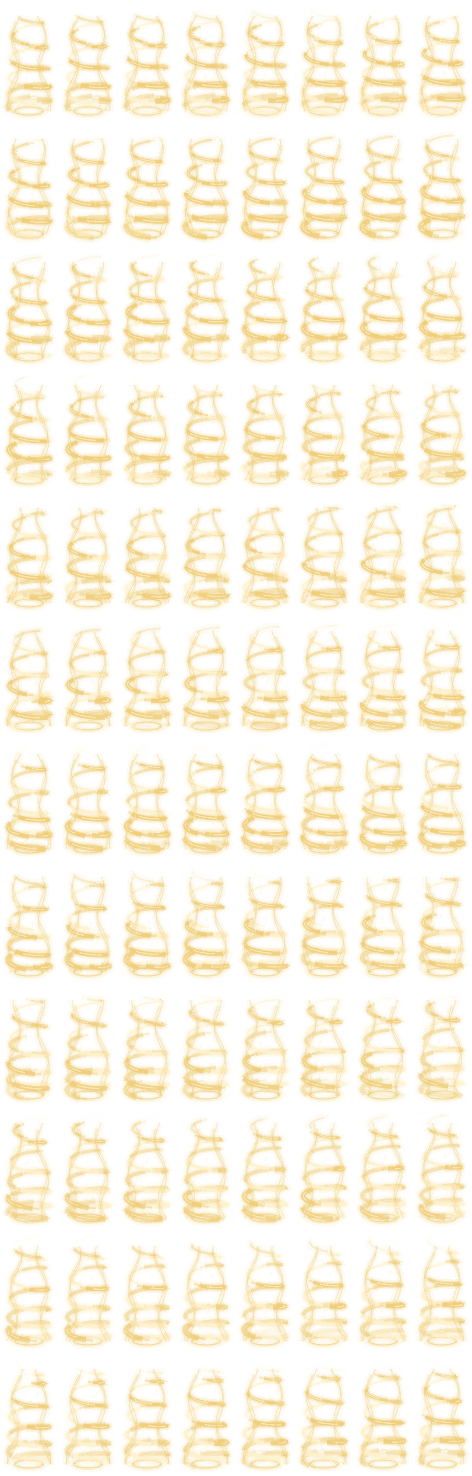
#> input picture client/effects/modern_atlas/meditation.png, 472 x 1476 px
$ python finalize.py
#> lines starting #> are read from the running program, lines starting #| are printed output that depends on the picture; after the words box and inside, x2 and y2 are one past the last pixel; in counts of white or black regions, pixels touching at a corner belong together
"""Run once immediately after bake.gd: straight alpha and a compact RGBA palette."""
from pathlib import Path
import numpy as np
from PIL import Image
path = Path(__file__).resolve().parents[2]/'client/effects/modern_atlas/meditation.png'
pixels = np.array(Image.open(path).convert('RGBA'))
#> pixels is the input picture: shape (1476, 472, 4); mean R, G, B, A 146.2, 129.7, 83.5, 57.7
alpha = pixels[:,:,3:4].astype(np.float32)
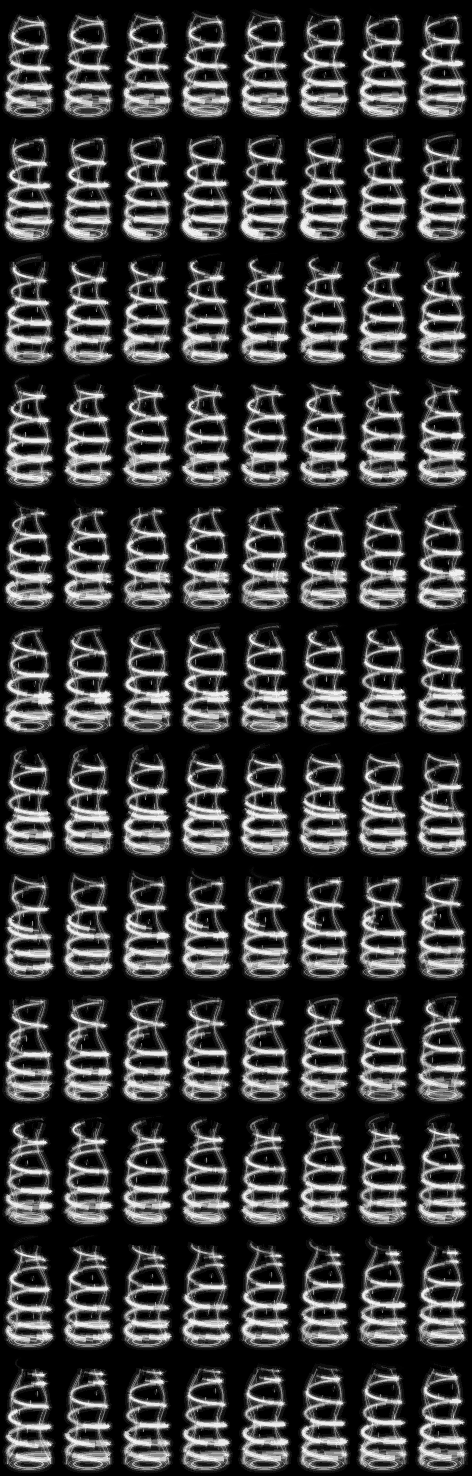
#> alpha: shape (1476, 472, 1) float32; min 0, max 242, mean 57.7
pixels[:,:,:3] = np.clip(np.rint(pixels[:,:,:3].astype(np.float32)*255/np.maximum(alpha,1)),0,255).astype(np.uint8)
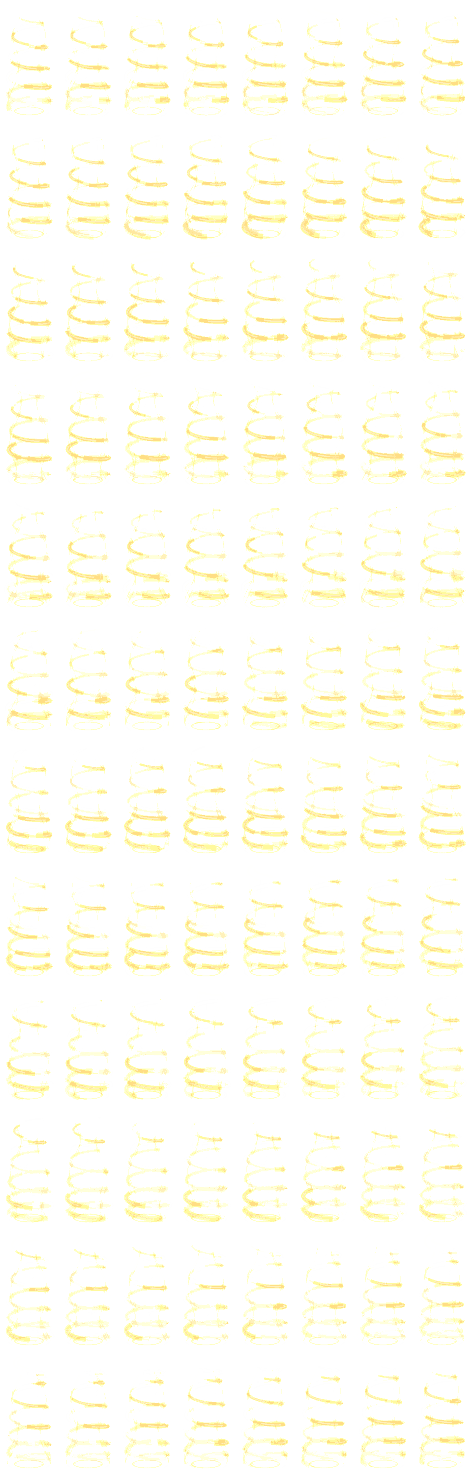
#> pixels: shape (1476, 472, 4); mean R, G, B, A 153, 151.9, 138.3, 57.7; transparent parts drawn white
pixels[alpha[:,:,0]==0,:3] = 0
image = Image.fromarray(pixels).quantize(colors=256,method=Image.Quantize.FASTOCTREE,dither=Image.Dither.NONE)
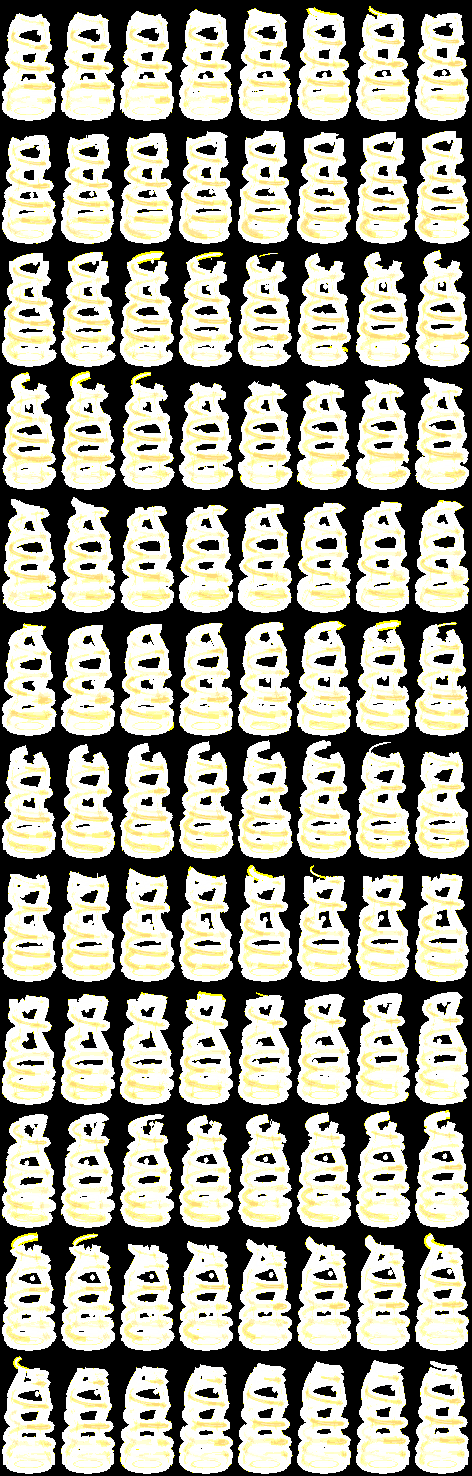
#> image: PIL image 472x1476 P; mean R, G, B 152.9, 151.8, 138.1
image.save(path,optimize=True)

$ run again, with client/effects/modern_atlas/spell_1.png copied over client/effects/modern_atlas/meditation.png
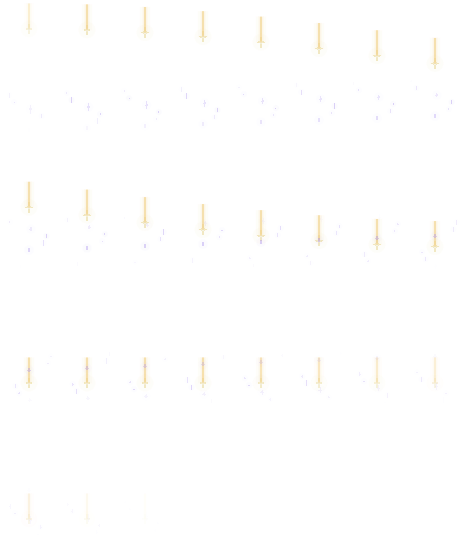
#> input picture client/effects/modern_atlas/spell_1.png, 464 x 544 px
#> pixels is the input picture: shape (544, 464, 4); mean R, G, B, A 16.6, 15.2, 14.7, 2.4
#> `pixels[:,:,:3] = np.clip(np.rint(pixels[:,:,:3].astype(np.float32)*255..`:
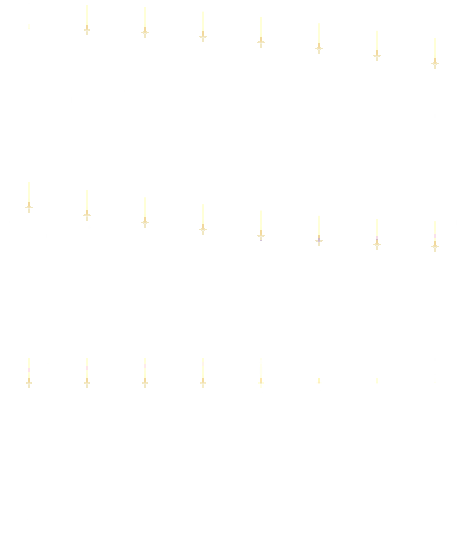
#> pixels: shape (544, 464, 4); 6.44% of pixels changed, all inside (x1, y1, x2, y2) = (7, 3, 460, 535); transparent parts drawn white
#> `image = Image.fromarray(pixels).quantize(colors=256,method=Image.Quant..`:
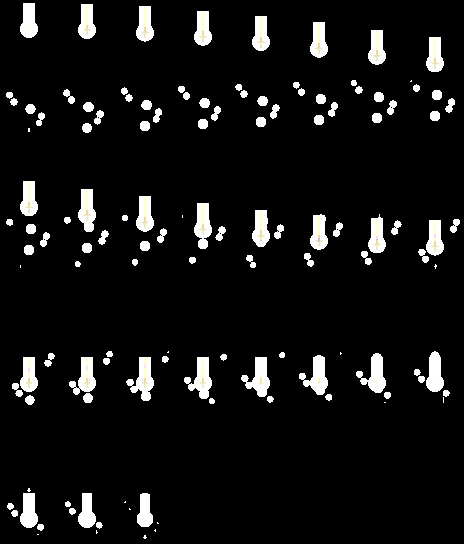
#> image: PIL image 464x544 P; mean R, G, B 19, 18.9, 18.7
